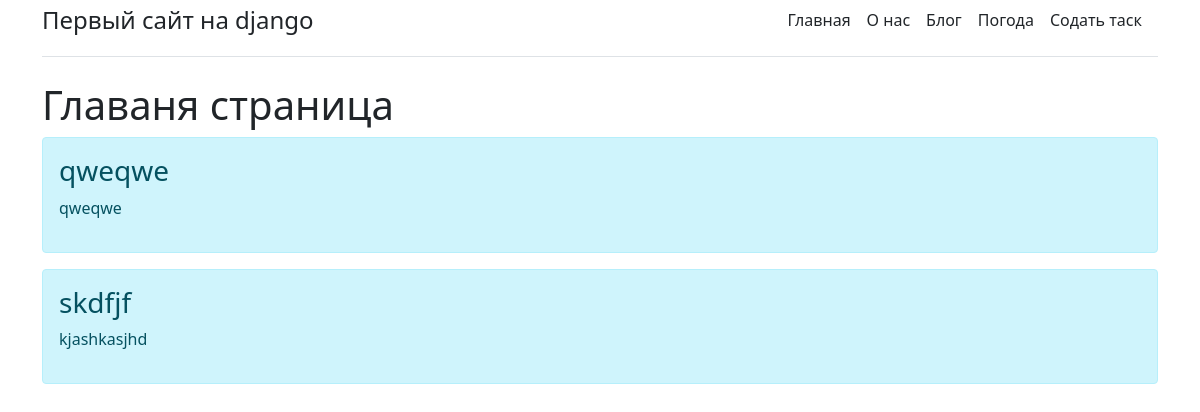
Before: / with the older database file.
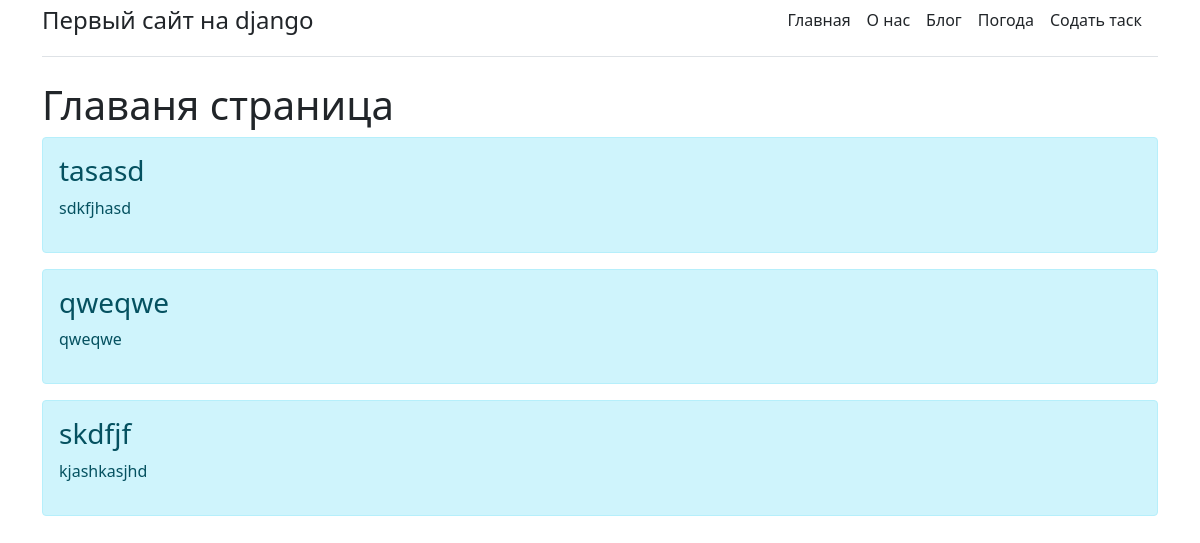
After: the same page with the newer database file.
### main/models.py (models this page shows, shortened)
class Task(models.Model):
    title = models.CharField('Название', max_length=50)
    task = models.TextField('Описание')

### main/views.py (the view)
# urls.py: path('', views.index, name='blogs'),
def index(request):
    tasks = Task.objects.order_by('-id')[:5]
    return render(request, 'main/index.html', {'tasks': tasks})

### main/templates/main/index.html (shortened to what this page needs)
{% extends 'main/base.html' %}
{% block content %}
    <h1>Главаня страница</h1>
    {% if tasks %}
        {% for task in tasks %}
            <div class="alert alert-info">
                <h3>{{ task.title }}</h3>
                <p>{{ task.task }}</p>
            </div>
        {% endfor %}
    {% else %}
        <p>У вас нет записей</p>
    {% endif %}
{% endblock %}

### main/templates/main/base.html (shortened to what this page needs)
<!doctype html>
<html lang="ru">
<head>
    <link href="https://cdn.jsdelivr.net/npm/bootstrap@5.1.3/dist/css/bootstrap.min.css" rel="stylesheet"
>
</head>
<body>
<header>
    <div class="container">
        <div class="d-flex flex-column flex-md-row align-items-center pb-3 mb-4 border-bottom">
            <a href="/" class="d-flex align-items-center text-dark text-decoration-none">
                <span class="fs-4">Первый сайт на django</span>
            </a>
            <nav class="d-inline-flex mt-2 mt-md-0 ms-md-auto">
                <a class="me-3 py-2 text-dark text-decoration-none" href="{% url 'home' %}">Главная</a>
                <a class="me-3 py-2 text-dark text-decoration-none" href="{% url 'about' %}">О нас</a>
                <a class="me-3 py-2 text-dark text-decoration-none" href="{% url 'blogs' %}">Блог</a>
                <a class="me-3 py-2 text-dark text-decoration-none" href="{% url 'weather' %}">Погода</a>
                <a class="me-3 py-2 text-dark text-decoration-none" href="{% url 'create' %}">Содать таск</a>
            </nav>
        </div>
    </div>
</header>
<div class="container">
    {% block content %} {% endblock %}
</div>
</body>
</html>

Changed rows visible on the page:
added Task: title "tasasd", task "sdkfjhasd"
